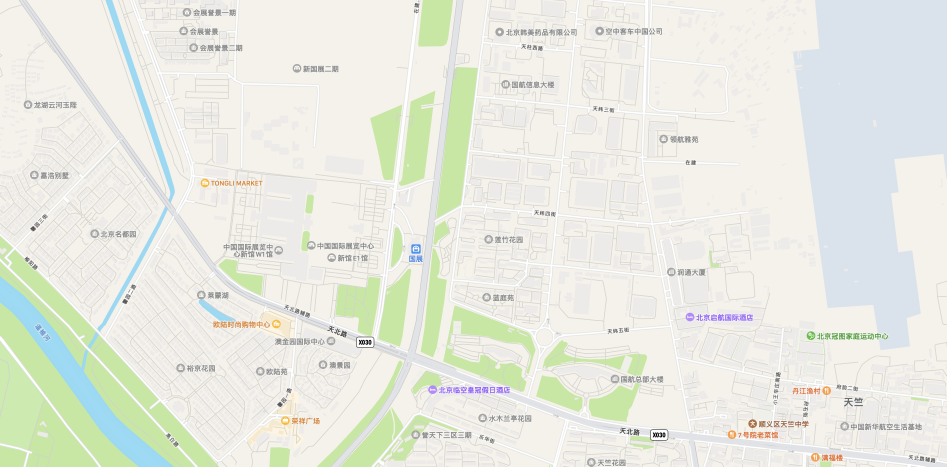
#> input picture screenshot/1.png, 2840 x 1400 px (shown at 1/3 size); its folder holds 4 pictures in this run
$ python cropImage.py
#> lines starting #> are read from the running program, lines starting #| are printed output that depends on the picture
import pyautogui
from PIL import Image
import os
import time


#对每张图片截掉最上面的一块区域

for i in range(1, 11):

    path = os.path.join(os.path.dirname(__file__), 'screenshot/', str(i) + '.png')
    image = Image.open(path)
#> image is the input picture: PIL image 2840x1400 RGBA; mean R, G, B, A 232.2, 234.9, 225.6, 255
    width, height = image.size
#> width = 2840; height = 1400
    cropped_image = image.crop((0, 80, width, height))
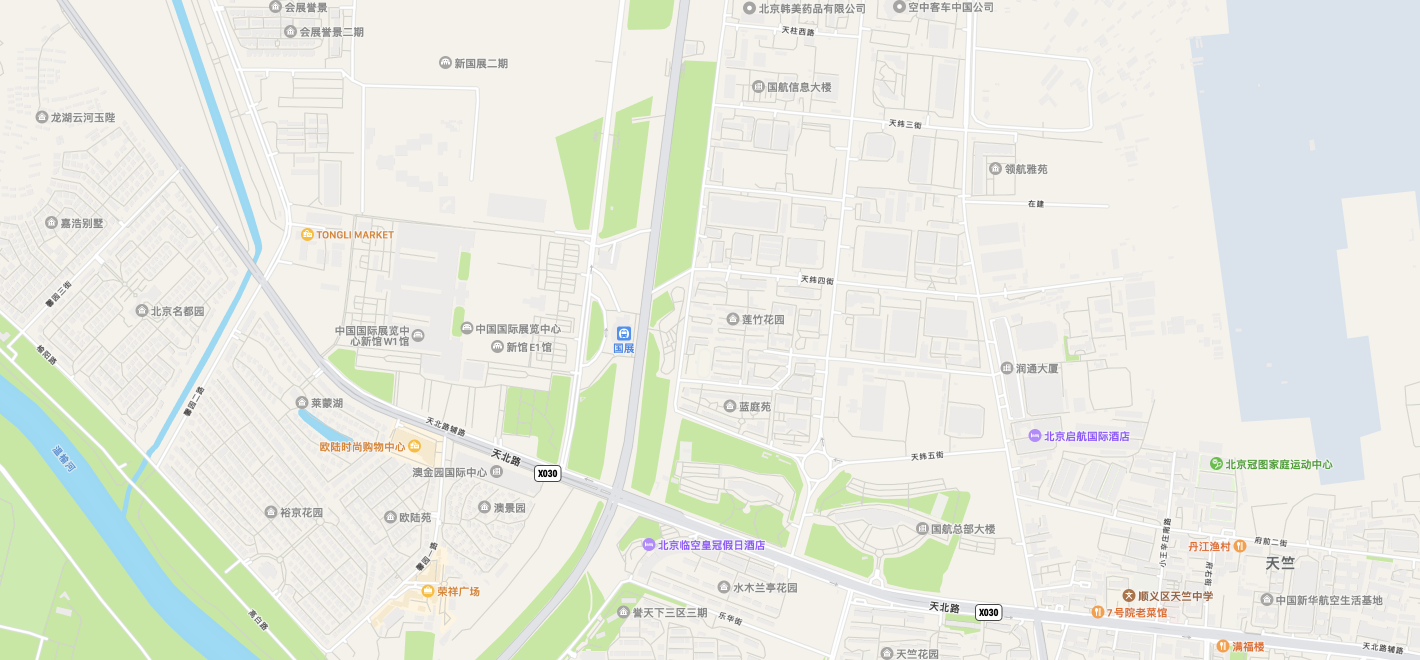
#> cropped_image: PIL image 2840x1320 RGBA (shown at 1/2 size); mean R, G, B, A 231.9, 234.7, 225.2, 255
    cropped_image.save(os.path.join(os.path.dirname(__file__), 'screenshot/', str(i) + '.png'))
#> pass 2 of the loop `for i in range(1, 11):`:
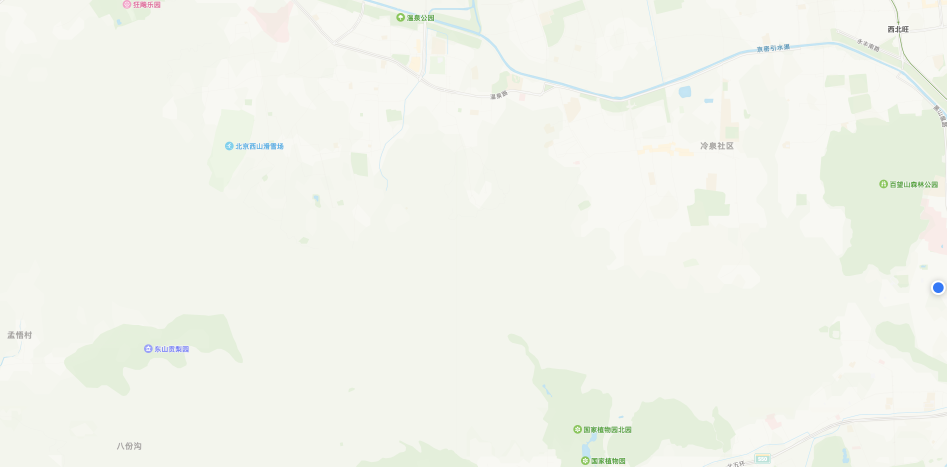
#> input picture screenshot/2.png, 2840 x 1400 px (shown at 1/3 size)
#> image is the input picture: PIL image 2840x1400 RGBA; mean R, G, B, A 242, 244.5, 236.1, 255
#> `cropped_image = image.crop((0, 80, width, height))`:
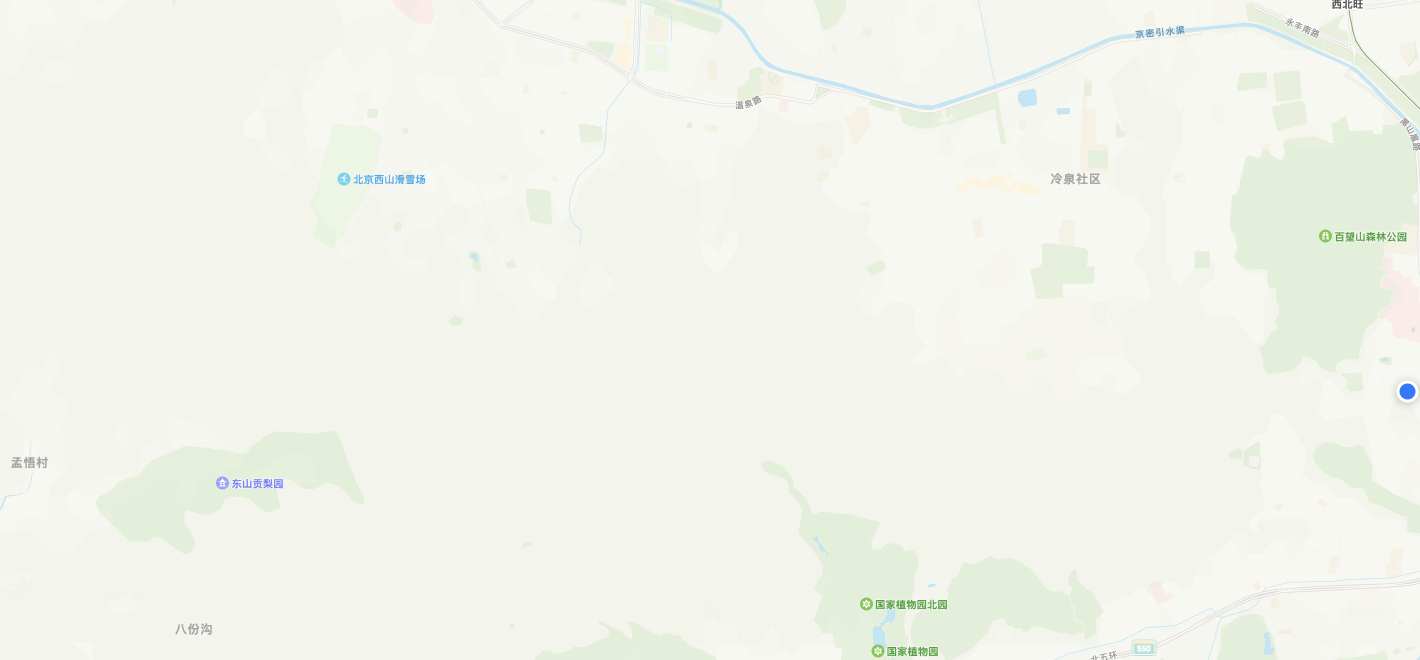
#> cropped_image: PIL image 2840x1320 RGBA (shown at 1/2 size); mean R, G, B, A 241.9, 244.5, 236.1, 255
#> pass 3 of the loop `for i in range(1, 11):`:
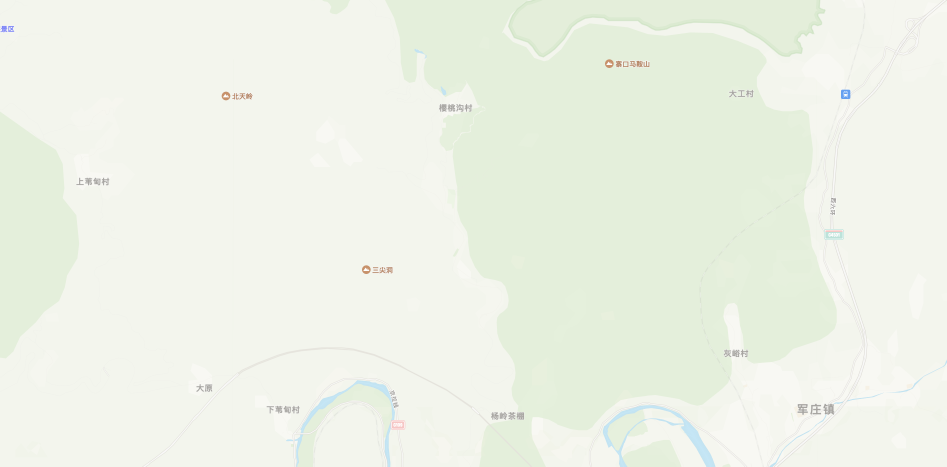
#> input picture screenshot/3.png, 2840 x 1400 px (shown at 1/3 size)
#> image is the input picture: PIL image 2840x1400 RGBA; mean R, G, B, A 237.5, 242.5, 230.7, 255
#> `cropped_image = image.crop((0, 80, width, height))`:
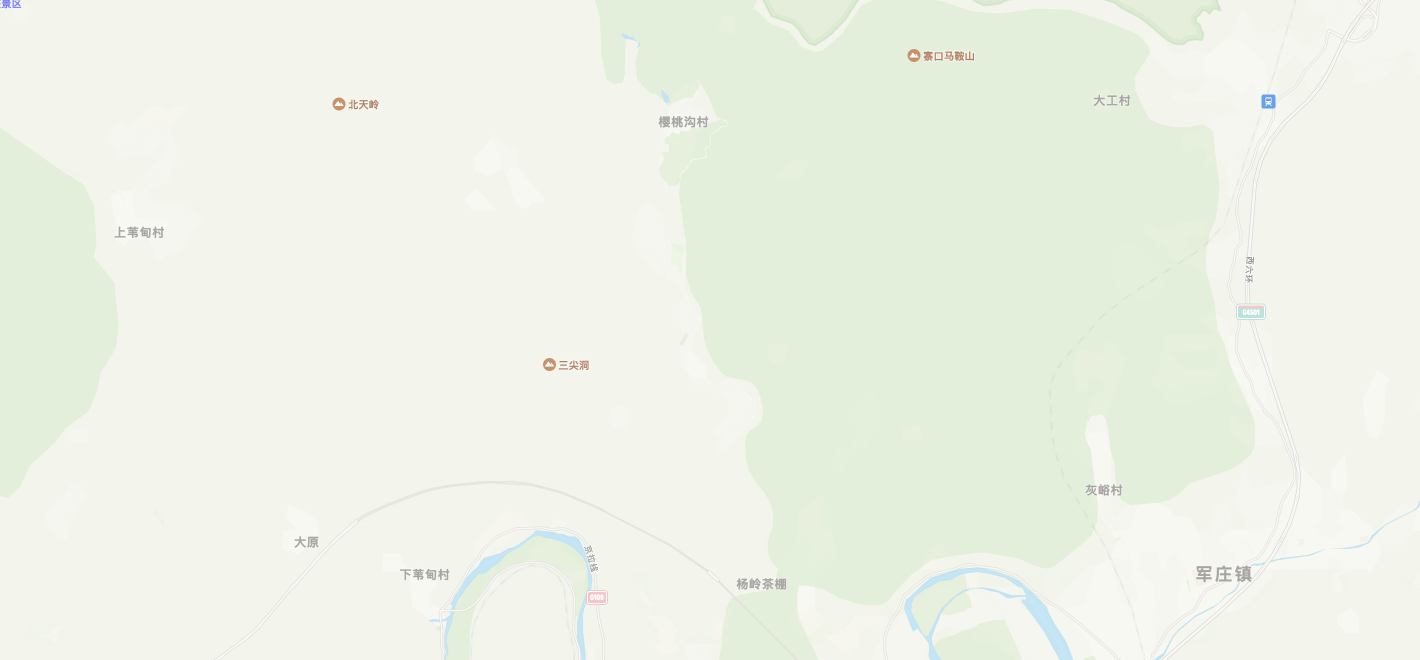
#> cropped_image: PIL image 2840x1320 RGBA (shown at 1/2 size); mean R, G, B, A 237.6, 242.6, 230.8, 255
#> (the run stopped early here; a loop or call above may not have finished)
